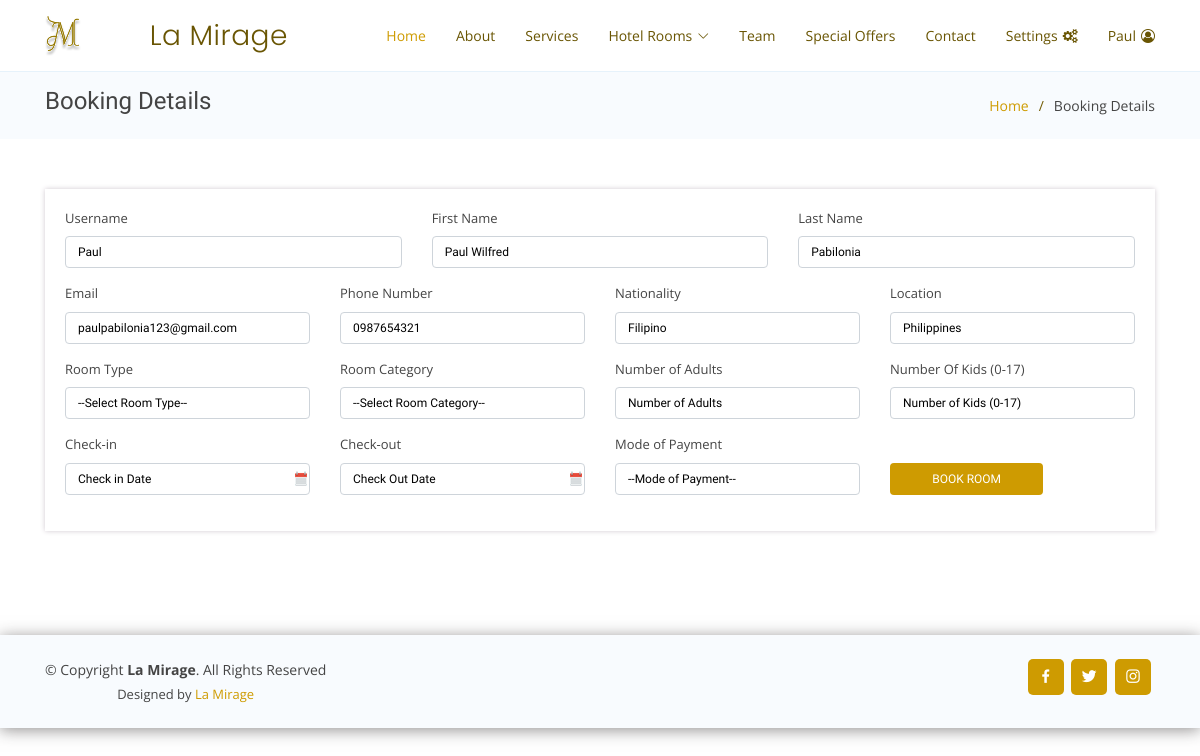
The app's page /booking_details/2 (signed in) with its own data.
### reservation/models.py (models this page shows, shortened)
class User(AbstractUser):
    pass

class UserProfile(models.Model):
    client = models.ForeignKey(User, on_delete=models.CASCADE,related_name="userprofile_user",default=None)
    phone_no = models.CharField(max_length=200, null=True)
    nationality= models.CharField(max_length=200, null=True)
    location =  models.CharField(max_length=200, null=True)
    profile_img = models.ImageField(null=True, blank = True, upload_to = "images/")
    is_deleted = models.BooleanField(default=False,blank= True)
    created_at = models.DateTimeField(auto_now_add=True)
    update_at = models.DateTimeField(auto_now=True)

### reservation/views.py (the view)
# urls.py: path("booking_details/<int:user_id>", views.booking_details, name="booking_details"),
def booking_details(request, user_id):
    if request.user.is_authenticated:
        userProfiles = UserProfile.objects.get(pk=user_id)
        return render(request, "reservation/booking_details.html", {
            'userProfile': userProfiles,
        })
    else:
        return render(request, "reservation/login.html")

### reservation/templates/reservation/booking_details.html (shortened to what this page needs)
{% load static %}
<!DOCTYPE html>
<html lang="en">
<head>
  <link href="/static/reservation/assets/vendor/aos/aos.css" rel="stylesheet">
  <link href="/static/reservation/assets/vendor/bootstrap/css/bootstrap.min.css" rel="stylesheet">
  <link href="/static/reservation/assets/vendor/bootstrap-icons/bootstrap-icons.css" rel="stylesheet">
  <link href="/static/reservation/assets/vendor/boxicons/css/boxicons.min.css" rel="stylesheet">
  <link href="/static/reservation/assets/vendor/glightbox/css/glightbox.min.css" rel="stylesheet">
  <link href="/static/reservation/assets/vendor/remixicon/remixicon.css" rel="stylesheet">
  <link href="/static/reservation/assets/vendor/swiper/swiper-bundle.min.css" rel="stylesheet">
  <link rel="stylesheet" href="https://maxcdn.bootstrapcdn.com/bootstrap/4.4.1/css/bootstrap.min.css">
  <link rel="stylesheet"
    href="https://cdnjs.cloudflare.com/ajax/libs/bootstrap-datepicker/1.9.0/css/bootstrap-datepicker.min.css">
  <link rel="stylesheet" href="https://cdnjs.cloudflare.com/ajax/libs/font-awesome/4.7.0/css/font-awesome.min.css">
  <link href="/static/reservation/assets/css/style.css" rel="stylesheet">
  <link href="static/reservation/style.css" rel="stylesheet">
</head>
<body>
  <header id="header" class="fixed-top">
    <div class="container d-flex align-items-center justify-content-between">
      <h1 class="logo"><a href="{% url 'index' %}"><img src="/static/reservation/assets/img/singlelogobold.svg"
            alt="LOGO" style="height: 60px;" class="img-fluid"></a></h1>
      <h1 class="logo"><a href="{% url 'index' %}">La Mirage</a></h1>
      <nav id="navbar" class="navbar">
        <ul>
          <li><a class="nav-link scrollto active" href="{% url 'index' %}">Home</a></li>
          <li><a class="nav-link scrollto" href="{% url 'index' %}">About</a></li>
          <li><a class="nav-link scrollto" href="{% url 'index' %}">Services</a></li>
          <li class="dropdown"><a href="#"><span>Hotel Rooms</span> <i class="bi bi-chevron-down"></i></a>
          </li>
          <li><a class="nav-link scrollto" href="{% url 'index' %}">Team</a></li>
          <li><a class="nav-link scrollto" href="{% url 'index' %}">Special Offers</a></li>
          <li><a class="nav-link scrollto" href="{% url 'index' %}">Contact</a></li>
          <li class="dropdown"><a href="#"><span>Settings</span> </a>
          </li>
          {% if user.is_authenticated %}
          <li class="dropdown"><a href="#">{{ user.username }}</a>
          </li>
          {% endif %}
        </ul>
      </nav>
    </div>
  </header>
  <main id="main">
    <section id="breadcrumbs" class="breadcrumbs">
      <div class="container">
        <div class="d-flex justify-content-between align-items-center">
          <h2> Booking Details </h2>
          <ol>
            <li><a href="{% url 'index' %}">Home</a></li>
            <li>Booking Details</li>
          </ol>
        </div>
      </div>
    </section>
    <section id="portfolio-details" class="portfolio-details">
      <div class="container w-100 mb-4">
        <form class="row  needs-validation" action="{% url 'book_room' user.id %}" method="post" novalidate>
          <div class="col-md w-100">
            <div class="box w-100">
              <div class="row">
                <div class="col-md-4">
                  <div class="form-group">
                    <label for="username" class="form-label">Username</label>
                    <input name="username" type="text" class="form-control" placeholder="Username"
                      value="{{ user.username }}" required />
                  </div>
                </div>
                <div class="col-md-4">
                  <div class="form-group">
                    <label for="first_name" class="form-label">First Name</label>
                    <input name="first_name" type="text" class="form-control" placeholder="First Name"
                      value="{{ user.first_name }}" required />
                  </div>
                </div>
                <div class="col-md-4">
                  <div class="form-group">
                    <label for="last_name" class="form-label">Last Name</label>
                    <input name="last_name" type="text" class="form-control" placeholder="Last Name"
                      value="{{ user.last_name }}" required />
                  </div>
                </div>
              </div>
              <div class="row">
                <div class="col-md-3">
                  <div class="form-group">
                    <label for="username" class="form-label">Email</label>
                    <input name="email" type="email" class="form-control" placeholder="Email" value="{{ user.email }}"
                      required />
                  </div>
                </div>
                <div class="col-md-3">
                  <div class="form-group">
                    <label for="username" class="form-label">Phone Number</label>
                    <input name="phone_no" type="text" class="form-control" placeholder="Phone No"
                      value="{{ userProfile.phone_no }}" required />
                  </div>
                </div>
                <div class="col-md-3">
                  <div class="form-group">
                    <label for="username" class="form-label">Nationality</label>
                    <input name="nationality" type="text" class="form-control" placeholder="Nationality"
                      value="{{ userProfile.nationality }}" required />
                  </div>
                </div>
                <div class="col-md-3">
                  <div class="form-group">
                    <label for="username" class="form-label">Location</label>
                    <input name="location" type="text" class="form-control" placeholder="Location"
                      value="{{ userProfile.location }}" required />
                  </div>
                </div>
              </div>
              <div class="row">
                <div class="col-md-3">
                  <div class="form-group">
                    <label for="username" class="form-label">Room Type</label>
                    <select class="form-control" name="room_type" id="select" required>
                      <option disabled selected value>--Select Room Type--</option>
                    </select>
                  </div>
                </div>
                <div class="col-md-3">
                  <div class="form-group">
                    <label for="username" class="form-label">Room Category</label>
                    <select name="room_category" class="form-control" required>
                      <option disabled selected value>--Select Room Category--</option>
                    </select>
                  </div>
                </div>
                <div class="col-md-3">
                  <div class="form-group">
                    <label for="username" class="form-label">Number of Adults</label>
                    <input name="numAdults" type="number" class="form-control" placeholder="Number of Adults"
                      value="{{ numAdults }}" required />
                  </div>
                </div>
                <div class="col-md-3">
                  <div class="form-group">
                    <label for="username" class="form-label">Number Of Kids (0-17)</label>
                    <input name="numKids" type="number" class="form-control" placeholder="Number of Kids (0-17)"
                      value="{{ numKids }}" required />
                  </div>
                </div>
              </div>
              <div class="row">
                <div class="col-md-3">
                  <div class="form-group">
                    <label for="username" class="form-label">Check-in</label>
                    <input class="form-control calendar" type="text" name="checkIn" placeholder="Check in Date"
                      id="example1" value="{{ checkIn }}" autocomplete="off" required>
                  </div>
                </div>
                <div class="col-md-3">
                  <div class="form-group">
                    <label for="username" class="form-label">Check-out</label>
                    <input class="form-control  calendar " name="checkOut" type="text" placeholder="Check Out Date"
                      id="example2" value="{{ checkOut }}" autocomplete="off" required>
                  </div>
                </div>
                <div class="col-md-3">
                  <div class="form-group">
                    <label for="username" class="form-label">Mode of Payment</label>
                    <select name="mop" class="form-control" required>
                      <option disabled selected value>--Mode of Payment--</option>
                    </select>
                  </div>
                </div>
                <div class="col-md-2">
                  <div class="form-group">
                    <label for="username" class="form-label text-white">Book Now</label>
                    <input name="" type="submit" class="btn book_room" value="BOOK ROOM" />
                  </div>
                </div>
              </div>
            </div>
          </div>
        </form>
      </div>
  </main>
  <footer id="footer">
    <div class="container d-md-flex py-4">
      <div class="me-md-auto text-center text-md-start">
        <div class="copyright">
          &copy; Copyright <strong><span>La Mirage</span></strong>. All Rights Reserved
        </div>
        <div class="credits">
          Designed by <a class="scrollto" href="#team">La Mirage</a>
        </div>
      </div>
      <div class="social-links text-center text-md-right pt-3 pt-md-0">
        <a href="https://www.facebook.com/lamirageinnandsuite/" class="facebook"><i class="bx bxl-facebook"></i></a>
        <a href="https://twitter.com/LaMirage_Inn" class="twitter"><i class="bx bxl-twitter"></i></a>
        <a href="https://www.instagram.com/lamirage_inn/" class="instagram"><i class="bx bxl-instagram"></i></a>
      </div>
    </div>
  </footer>
</body>
</html>

### reservation/static/reservation/assets/css/style.css (style rules this page uses)
form { padding-top: 10px; font-size: 13px; margin-top: 30px; }
.box { padding: 20px; -webkit-box-shadow: 0px 0px 5px 0px rgba(209, 202, 209, 1); -moz-box-shadow: 0px 0px 5px 0px rgba(209, 202, 209, 1); box-shadow: 0px 0px 5px 0px rgba(209, 202, 209, 1); }
.box input, .box input::placeholder, .box select option, .box select { font-family: "Raleway", sans-serif; font-size: 12px; font-weight: 500; color: #000; }
.box .btn { width: 100%; color: #fff; }
.calendar { outline: 0px; color: #fff; background: url(../img/icons/clender.png) no-repeat right; background-position: right; }
body { font-family: "Open Sans", sans-serif; color: #444444; }
a { color: #CE9B01; text-decoration: none; }
h1, h2, h3, h4, h5, h6 { font-family: "Raleway", sans-serif; }
#header { transition: all 0.5s; background: #fff; z-index: 997; padding: 15px 0; border-bottom: 1px solid #e6f2fb; }
#header .logo { font-size: 28px; margin: 0; padding: 0; line-height: 1; font-weight: 300; letter-spacing: 0.5px; font-family: "Poppins", sans-serif; }
#header .logo a { color: #695503; }
#header .logo img { max-height: 40px; }
.navbar { padding: 0; }
.navbar ul { margin: 0; padding: 0; display: flex; list-style: none; align-items: center; }
.navbar li { position: relative; }
.navbar a, .navbar a:focus { display: flex; align-items: center; justify-content: space-between; padding: 10px 0 10px 30px; font-size: 14px; color: #695503; white-space: nowrap; transition: 0.3s; }
.navbar a i, .navbar a:focus i { font-size: 12px; line-height: 0; margin-left: 5px; }
.navbar a:hover, .navbar .active, .navbar .active:focus, .navbar li:hover > a { color: #CE9B01; }
.book_room, .book_room:focus { background: #CE9B01; border-radius: 4px; color: #fff; }
section { padding: 80px 0; overflow: auto; }
.portfolio-details { padding-top: 40px; }
.breadcrumbs { padding: 15px 0; background: #f8fbfe; min-height: 40px; margin-top: 72px; }
.breadcrumbs h2 { font-size: 24px; font-weight: 300; }
.breadcrumbs ol { display: flex; flex-wrap: wrap; list-style: none; padding: 0; margin: 0; font-size: 14px; }
.breadcrumbs ol li + li { padding-left: 10px; }
.breadcrumbs ol li + li::before { display: inline-block; padding-right: 10px; color: #735D05; content: "/"; }
#footer { color: #444444; font-size: 14px; background: #f8fbfe; box-shadow: 0px 2px 15px rgba(43, 39, 39, 0.514); }
#footer .credits { padding-top: 5px; font-size: 13px; color: #444444; }
#footer .social-links a { font-size: 18px; display: inline-block; background: #CE9B01; color: #fff; line-height: 1; padding: 8px 0; margin-right: 4px; border-radius: 5px; text-align: center; width: 36px; height: 36px; transition: 0.3s; }

### records on screen
User: username "Paul", first_name "Paul Wilfred", last_name "Pabilonia", email "paulpabilonia123@gmail.com"
UserProfile: phone_no "0987654321", nationality "Filipino", location "Philippines"
